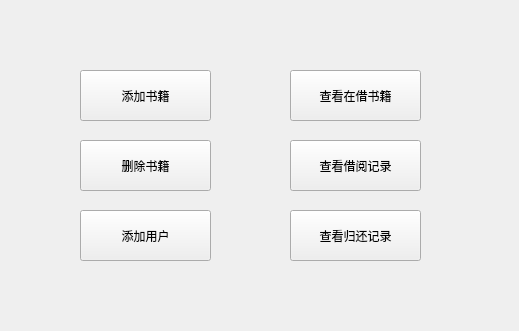
<?xml version="1.0" encoding="UTF-8"?>
<ui version="4.0">
 <class>Form</class>
 <widget class="QWidget" name="Form">
  <property name="geometry">
   <rect>
    <x>0</x>
    <y>0</y>
    <width>519</width>
    <height>331</height>
   </rect>
  </property>
  <property name="windowTitle">
   <string>管理员大厅</string>
  </property>
  <widget class="QPushButton" name="pushButton">
   <property name="geometry">
    <rect>
     <x>80</x>
     <y>140</y>
     <width>131</width>
     <height>51</height>
    </rect>
   </property>
   <property name="text">
    <string>删除书籍</string>
   </property>
  </widget>
  <widget class="QPushButton" name="pushButton_2">
   <property name="geometry">
    <rect>
     <x>290</x>
     <y>140</y>
     <width>131</width>
     <height>51</height>
    </rect>
   </property>
   <property name="text">
    <string>查看借阅记录</string>
   </property>
  </widget>
  <widget class="QPushButton" name="pushButton_3">
   <property name="geometry">
    <rect>
     <x>290</x>
     <y>210</y>
     <width>131</width>
     <height>51</height>
    </rect>
   </property>
   <property name="text">
    <string>查看归还记录</string>
   </property>
  </widget>
  <widget class="QPushButton" name="pushButton_4">
   <property name="geometry">
    <rect>
     <x>80</x>
     <y>70</y>
     <width>131</width>
     <height>51</height>
    </rect>
   </property>
   <property name="text">
    <string>添加书籍</string>
   </property>
  </widget>
  <widget class="QPushButton" name="pushButton_5">
   <property name="geometry">
    <rect>
     <x>290</x>
     <y>70</y>
     <width>131</width>
     <height>51</height>
    </rect>
   </property>
   <property name="text">
    <string>查看在借书籍</string>
   </property>
  </widget>
  <widget class="QPushButton" name="pushButton_6">
   <property name="geometry">
    <rect>
     <x>80</x>
     <y>210</y>
     <width>131</width>
     <height>51</height>
    </rect>
   </property>
   <property name="text">
    <string>添加用户</string>
   </property>
  </widget>
 </widget>
 <resources/>
 <connections/>
</ui>
